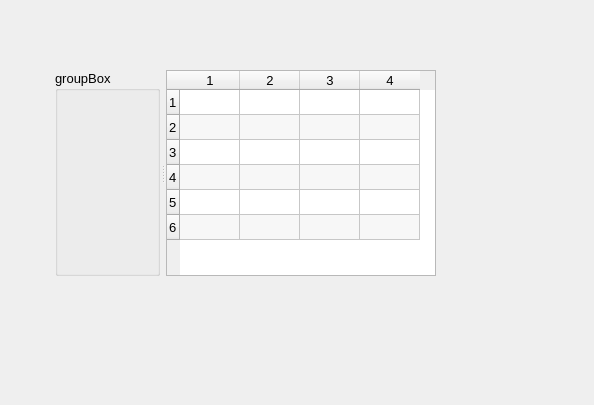
<?xml version="1.0" encoding="UTF-8"?>
<ui version="4.0">
 <class>Widget</class>
 <widget class="QWidget" name="Widget">
  <property name="geometry">
   <rect>
    <x>0</x>
    <y>0</y>
    <width>594</width>
    <height>405</height>
   </rect>
  </property>
  <property name="font">
   <font>
    <pointsize>10</pointsize>
   </font>
  </property>
  <property name="windowTitle">
   <string>Widget Application</string>
  </property>
  <widget class="QSplitter" name="splitter">
   <property name="geometry">
    <rect>
     <x>55</x>
     <y>70</y>
     <width>381</width>
     <height>206</height>
    </rect>
   </property>
   <property name="orientation">
    <enum>Qt::Horizontal</enum>
   </property>
   <property name="handleWidth">
    <number>6</number>
   </property>
   <widget class="QGroupBox" name="groupBox">
    <property name="maximumSize">
     <size>
      <width>200</width>
      <height>16777215</height>
     </size>
    </property>
    <property name="title">
     <string>groupBox</string>
    </property>
   </widget>
   <widget class="QTableWidget" name="tableWidget">
    <property name="alternatingRowColors">
     <bool>true</bool>
    </property>
    <property name="rowCount">
     <number>6</number>
    </property>
    <property name="columnCount">
     <number>4</number>
    </property>
    <attribute name="horizontalHeaderDefaultSectionSize">
     <number>60</number>
    </attribute>
    <attribute name="verticalHeaderDefaultSectionSize">
     <number>25</number>
    </attribute>
    <row/>
    <row/>
    <row/>
    <row/>
    <row/>
    <row/>
    <column/>
    <column/>
    <column/>
    <column/>
   </widget>
  </widget>
 </widget>
 <layoutdefault spacing="6" margin="11"/>
 <resources/>
 <connections/>
</ui>
